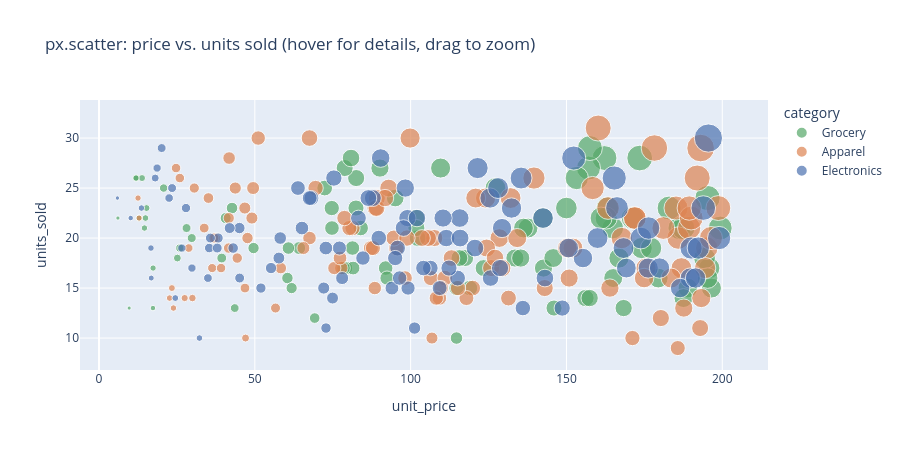

Notebook code cell kept with this figure:
### Markdown cell above
## 1. Plotly Essentials

Plotly's `plotly.express` module (imported as `px`) builds full interactive charts --
zoomable, pannable, with hover tooltips -- in one function call. Reach for Plotly whenever
the *interactivity itself* (hovering to inspect a point, zooming into a crowded region,
rotating a 3D view) adds value, typically during live exploration or in a presentation;
reach for Matplotlib/Seaborn instead when you need a static image for a paper, report, or
print.

### Code cell
import plotly.express as px

fig = px.scatter(
    sales, x="unit_price", y="units_sold", color="category", size="revenue",
    hover_data=["region", "customer_rating"],
    color_discrete_map={"Electronics": BLUE, "Grocery": GREEN, "Apparel": ORANGE},
    title="px.scatter: price vs. units sold (hover for details, drag to zoom)",
)
fig.update_layout(height=450)
fig.show()
